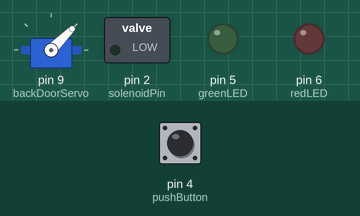
A sketch run on a simulated Arduino Uno, built with avr-gcc and run on an emulated ATmega328P. Parts: servo, switched loads named in the sketch (green lamp = pin HIGH), output pins drawn as LEDs (lit = HIGH). Inputs (shaded band) come from the test bench; at power-on: pin 4 (pushButton) HIGH.

Above: at 0.1 s.
At 2.2 s:
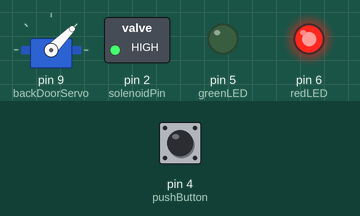
2.3 s: pin 4 (pushButton) pulled LOW for 0.15 s
At 2.6 s:
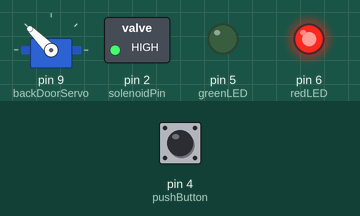
Timing chart, 0 to 5.3 s (numbered marks = the images above; inputs shaded):
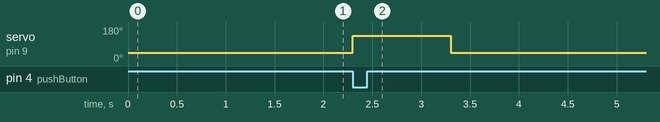

Measured:
- after the input at 2.3 s, servo on pin 9 (backDoorServo): 45° → 135° at once, → 45° 1.0 s later

The sketch:

MCU2-no_MCU1_WITH_SERVO.ino
```cpp
#include <Servo.h>

Servo backDoorServo;
const int redLED = 6;
const int greenLED = 5;
const int pushButton = 4;
const int solenoidPin = 2;

bool backDoorOpen = false;
int prevButtonState = HIGH;  // Initially set to HIGH because the button uses a pull-up resistor

void setup() {
  backDoorServo.attach(9); // Attach the servo to pin 9 (PWM)
  pinMode(redLED, OUTPUT);
  pinMode(greenLED, OUTPUT);
  pinMode(pushButton, INPUT); // Use internal pull-up resistor
  pinMode(solenoidPin, OUTPUT);

  closeBackDoor();
  updateLEDState();
}

void loop() {
  int currentButtonState = digitalRead(pushButton);

  // If button is pressed and was previously not pressed
  if (currentButtonState == LOW && prevButtonState == HIGH) {
    openBackDoor();
    delay(1000); // Allow some time for door to open fully
    closeBackDoor();
  }

  prevButtonState = currentButtonState;
}

void updateLEDState() {
  if (backDoorOpen) {
    digitalWrite(greenLED, HIGH);
    digitalWrite(redLED, LOW);
  } else {
    digitalWrite(greenLED, LOW);
    digitalWrite(redLED, HIGH);
  }
}

void openBackDoor() {
  backDoorServo.write(135);
  backDoorOpen = true;
}

void closeBackDoor() {
  backDoorServo.write(45);
  delay(1000); // Wait for the door to fully close
  digitalWrite(solenoidPin, HIGH); // Lock the door with the solenoid
  backDoorOpen = false;
}
```
